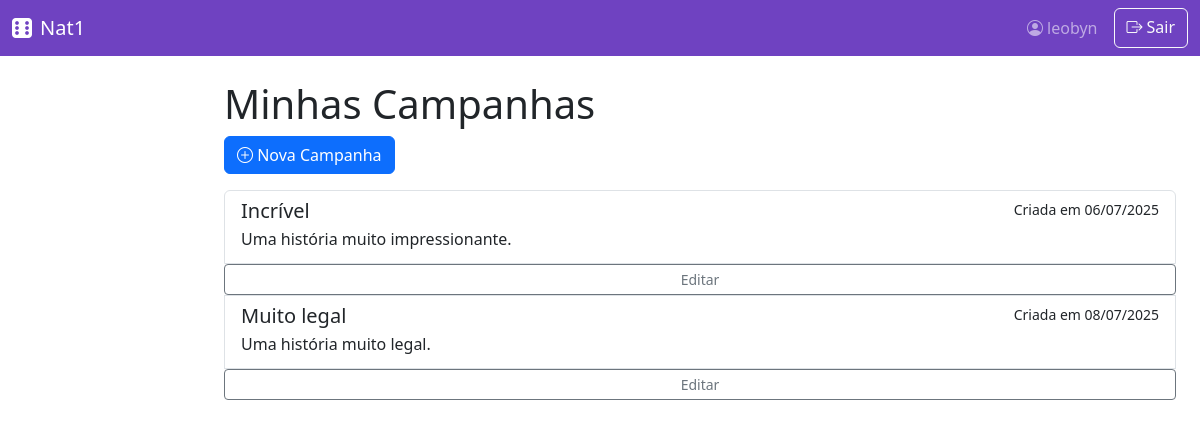
Screenshot of /campanhas/ (signed in) with the database file from the repository.
### campanhas/models.py (models this page shows, shortened)
class Campanha(models.Model):
    mestre = models.ForeignKey(User, on_delete=models.CASCADE)
    nome = models.CharField(max_length=100)
    prologo = models.TextField(blank=True)
    data_criacao = models.DateTimeField(auto_now_add=True)

### campanhas/views.py (the view)
# urls.py: path('', views.CampanhaListView.as_view(), name='list'),
class CampanhaListView(LoginRequiredMixin, ListView):
    model = Campanha
    template_name = 'campanhas/campanha_list.html'
    context_object_name = 'campanhas'
    def get_queryset(self):
        return Campanha.objects.filter(mestre=self.request.user)

### campanhas/templates/campanhas/campanha_list.html
{% extends 'base.html' %} {% block content %}
<h1>Minhas Campanhas</h1>
<a href="{% url 'campanhas:create' %}" class="btn btn-primary mb-3">
  <i class="bi bi-plus-circle"></i> Nova Campanha
</a>
{% if campanhas %}
<div class="list-group">
  {% for campanha in campanhas %}
  <a href="{% url 'campanhas:detail' campanha.pk %}" class="list-group-item list-group-item-action">
    <div class="d-flex w-100 justify-content-between">
      <h5 class="mb-1">{{ campanha.nome }}</h5>
      <small>Criada em {{ campanha.data_criacao|date:"d/m/Y" }}</small>
    </div>
      <p class="mb-1">{{ campanha.prologo|truncatechars:100 }}</p>
      <a href="{% url 'campanhas:update' campanha.pk %}" class="btn btn-sm btn-outline-secondary" >
        Editar
      </a>
  </a>
  {% endfor %}
</div>
{% else %}
<div class="alert alert-info">
  Você ainda não criou nenhuma campanha. Comece criando sua primeira campanha!
</div>
{% endif %} {% endblock %}

### templates/base.html (shortened to what this page needs)
{% load static %}
<!DOCTYPE html>
<html lang="pt-br">
  <head>
    <link
      href="https://cdn.jsdelivr.net/npm/bootstrap@5.3.0/dist/css/bootstrap.min.css"
      rel="stylesheet"
    />
    <link
      rel="stylesheet"
      href="https://cdn.jsdelivr.net/npm/bootstrap-icons@1.10.0/font/bootstrap-icons.css"
    />
    <link rel="stylesheet" href="{% static 'css/campanhas.css' %}" />
  </head>
  <body>
    <nav class="navbar navbar-expand-lg navbar-dark navbar-custom">
      <div class="container-fluid">
        <a class="navbar-brand" href="{% url 'campanhas:list' %}">
          <i class="bi bi-dice-6-fill me-2"></i>Nat1
        </a>
        <div class="collapse navbar-collapse" id="navbarNav">
          <div class="d-flex">
            {% if user.is_authenticated %}
            <span class="navbar-text me-3">
              <i class="bi bi-person-circle me-1"></i>{{ user.username }}
            </span>
            <a class="btn btn-outline-light" href="{% url 'login' %}">
              <i class="bi bi-box-arrow-right me-1"></i>Sair
            </a>
            {% endif %}
          </div>
        </div>
      </div>
    </nav>
    <div class="container-fluid">
      <div class="row">
        <main class="col-md-9 ms-sm-auto col-lg-10 px-md-4 py-4">
          {% block content %}{% endblock %}
        </main>
      </div>
    </div>
  </body>
</html>

### static/css/campanhas.css (style rules this page uses)
main { margin-left: 25%; }

### templates/base.html (style rules this page uses)
:root { --primary-color: #6f42c1; --secondary-color: #20c997; --dark-bg: #212529; }
.navbar-custom { background-color: var(--primary-color) !important; }

### rows the page displays
Campanha: nome "Incrível", data_criacao "06/07/2025", prologo "Uma história muito impressionante."
Campanha: nome "Muito legal", data_criacao "08/07/2025", prologo "Uma história muito legal."

### other values shown
{{ user.username }} "leobyn"
